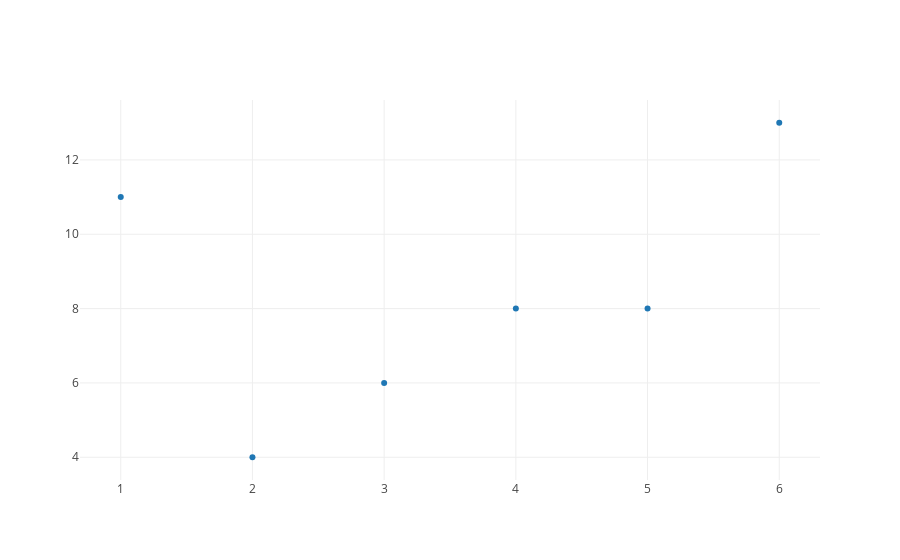

Here is the notebook cell this chart was saved with:
### Code cell
trace1 = dict(x=[4, 1, 5, 6, 3, 2],
              y=[8, 11, 8, 13, 6, 4], 
              mode="markers", 
              text=["bob", "suzie", "fred", "edgar", "steven", "natalie"],)


plotly.offline.iplot([trace1])

# much better :)

### Figure 1 — Plotly figure (JSON) as saved in the notebook; plotly's stock layout.template omitted (floating-point values rounded to 4 significant figures)
{"data": [{"mode": "markers", "text": ["bob", "suzie", "fred", "edgar", "steven", "natalie"], "x": [4, 1, 5, 6, 3, 2], "y": [8, 11, 8, 13, 6, 4]}], "layout": {}}
